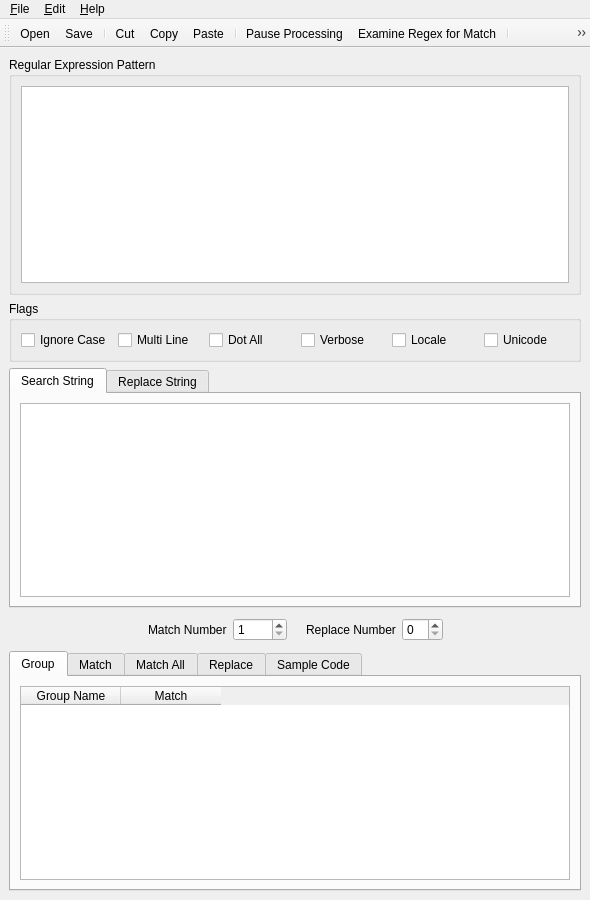
 <widget class="QMainWindow" name="KodosBA">
  <property name="geometry">
   <rect>
    <x>0</x>
    <y>0</y>
    <width>590</width>
    <height>900</height>
   </rect>
  </property>
  <property name="windowTitle">
   <string>Kodos - The Python Regex Debugger</string>
  </property>
  <property name="windowIcon">
   <iconset resource="../kodos.qrc">
    <normaloff>:/images/kodos_icon.png</normaloff>:/images/kodos_icon.png</iconset>
  </property>
  <property name="windowIconText">
   <string>Kodos</string>
  </property>
  <widget class="QWidget" name="widget">
   <layout class="QGridLayout">
    <item row="0" column="0">
     <widget class="QGroupBox" name="groupBox1">
      <property name="sizePolicy">
       <sizepolicy hsizetype="Expanding" vsizetype="Expanding">
        <horstretch>0</horstretch>
        <verstretch>0</verstretch>
       </sizepolicy>
      </property>
      <property name="title">
       <string>Regular Expression Pattern</string>
      </property>
      <layout class="QGridLayout">
       <item row="0" column="0">
        <widget class="QPlainTextEdit" name="regexMultiLineEdit"/>
       </item>
      </layout>
     </widget>
    </item>
    <item row="5" column="0">
     <widget class="QTabWidget" name="resultTabWidget">
      <property name="currentIndex">
       <number>0</number>
      </property>
      <widget class="QWidget" name="tab">
       <attribute name="title">
        <string>Group</string>
       </attribute>
       <layout class="QGridLayout">
        <item row="0" column="0">
         <widget class="QTableWidget" name="groupTable">
          <property name="selectionMode">
           <enum>QAbstractItemView::SingleSelection</enum>
          </property>
          <column>
           <property name="text">
            <string>Group Name</string>
           </property>
          </column>
          <column>
           <property name="text">
            <string>Match</string>
           </property>
          </column>
         </widget>
        </item>
       </layout>
      </widget>
      <widget class="QWidget" name="tab">
       <attribute name="title">
        <string>Match</string>
       </attribute>
       <layout class="QGridLayout">
        <item row="0" column="0">
         <widget class="QTextBrowser" name="matchTextBrowser"/>
        </item>
       </layout>
      </widget>
      <widget class="QWidget" name="TabPage">
       <attribute name="title">
        <string>Match All</string>
       </attribute>
       <layout class="QGridLayout">
        <item row="0" column="0">
         <widget class="QTextBrowser" name="matchAllTextBrowser"/>
        </item>
       </layout>
      </widget>
      <widget class="QWidget" name="TabPage">
       <attribute name="title">
        <string>Replace</string>
       </attribute>
       <layout class="QVBoxLayout">
        <item>
         <widget class="QTextBrowser" name="replaceTextBrowser"/>
        </item>
       </layout>
      </widget>
      <widget class="QWidget" name="TabPage">
       <attribute name="title">
        <string>Sample Code</string>
       </attribute>
       <layout class="QGridLayout">
        <item row="0" column="0">
         <widget class="QTextBrowser" name="codeTextBrowser"/>
        </item>
       </layout>
      </widget>
     </widget>
    </item>
    <item row="3" column="0">
     <widget class="QTabWidget" name="tabWidget3">
      <widget class="QWidget" name="tab">
       <attribute name="title">
        <string>Search String</string>
       </attribute>
       <layout class="QGridLayout">
        <item row="0" column="0">
         <widget class="QPlainTextEdit" name="stringMultiLineEdit"/>
        </item>
       </layout>
      </widget>
      <widget class="QWidget" name="tab">
       <attribute name="title">
        <string>Replace String</string>
       </attribute>
       <layout class="QGridLayout">
        <item row="0" column="0">
         <widget class="QTextEdit" name="replaceTextEdit"/>
        </item>
       </layout>
      </widget>
     </widget>
    </item>
    <item row="4" column="0">
     <layout class="QHBoxLayout">
      <item>
       <spacer name="spacer1">
        <property name="orientation">
         <enum>Qt::Horizontal</enum>
        </property>
        <property name="sizeType">
         <enum>QSizePolicy::Expanding</enum>
        </property>
        <property name="sizeHint" stdset="0">
         <size>
          <width>70</width>
          <height>31</height>
         </size>
        </property>
       </spacer>
      </item>
      <item>
       <widget class="QLabel" name="textLabel1">
        <property name="text">
         <string>Match Number</string>
        </property>
        <property name="wordWrap">
         <bool>false</bool>
        </property>
       </widget>
      </item>
      <item>
       <widget class="QSpinBox" name="matchNumberSpinBox">
        <property name="minimum">
         <number>1</number>
        </property>
        <property name="maximum">
         <number>9999</number>
        </property>
       </widget>
      </item>
      <item>
       <widget class="QLabel" name="spacerLabel">
        <property name="pixmap">
         <pixmap>image1</pixmap>
        </property>
        <property name="wordWrap">
         <bool>false</bool>
        </property>
       </widget>
      </item>
      <item>
       <widget class="QLabel" name="replaceLabel">
        <property name="text">
         <string>Replace Number</string>
        </property>
        <property name="wordWrap">
         <bool>false</bool>
        </property>
       </widget>
      </item>
      <item>
       <widget class="QSpinBox" name="replaceNumberSpinBox"/>
      </item>
      <item>
       <spacer name="spacer3">
        <property name="orientation">
         <enum>Qt::Horizontal</enum>
        </property>
        <property name="sizeType">
         <enum>QSizePolicy::Expanding</enum>
        </property>
        <property name="sizeHint" stdset="0">
         <size>
          <width>118</width>
          <height>21</height>
         </size>
        </property>
       </spacer>
      </item>
     </layout>
    </item>
    <item row="1" column="0">
     <widget class="QGroupBox" name="groupBox">
      <property name="title">
       <string>Flags</string>
      </property>
      <layout class="QHBoxLayout" name="horizontalLayout">
       <item>
        <widget class="QCheckBox" name="ignorecaseCheckBox">
         <property name="toolTip">
          <string>Perform case-insensitive matching; expressions like [A-Z] will match
lowercase letters, too. This is not affected by the current locale.</string>
         </property>
         <property name="text">
          <string>Ignore Case</string>
         </property>
        </widget>
       </item>
       <item>
        <widget class="QCheckBox" name="multilineCheckBox">
         <property name="toolTip">
          <string>When specified, the pattern character &quot;^&quot; matches at the beginning of the 
string and at the beginning of each line (immediately following each newline); 
and the pattern character &quot;$&quot; matches at the end of the string and at the end 
of each line (immediately preceding each newline). By default, &quot;^&quot; matches 
only at the beginning of the string, and &quot;$&quot; only at the end of the string and 
immediately before the newline (if any) at the end of the string.</string>
         </property>
         <property name="text">
          <string>Multi Line</string>
         </property>
        </widget>
       </item>
       <item>
        <widget class="QCheckBox" name="dotallCheckBox">
         <property name="toolTip">
          <string>Make the &quot;.&quot; special character match any character at all, including a 
newline; without this flag, &quot;.&quot; will match anything except a newline.</string>
         </property>
         <property name="text">
          <string>Dot All</string>
         </property>
        </widget>
       </item>
       <item>
        <widget class="QCheckBox" name="verboseCheckBox">
         <property name="toolTip">
          <string>This flag allows you to write regular expressions that look nicer. Whitespace 
within the pattern is ignored, except when in a character class or preceded by 
an unescaped backslash, and, when a line contains a &quot;#&quot; neither in a character
class or preceded by an unescaped backslash, all characters from the leftmost 
such &quot;#&quot; through the end of the line are ignored.</string>
         </property>
         <property name="text">
          <string>Verbose</string>
         </property>
        </widget>
       </item>
       <item>
        <widget class="QCheckBox" name="localeCheckBox">
         <property name="toolTip">
          <string>Make \w, \W, \b, and \B dependent on the current locale.</string>
         </property>
         <property name="text">
          <string>Locale</string>
         </property>
        </widget>
       </item>
       <item>
        <widget class="QCheckBox" name="unicodeCheckBox">
         <property name="toolTip">
          <string>&quot;Make \w, \W, \b, and \B dependent on the Unicode character properties 
database. New in Python version 2.0.</string>
         </property>
         <property name="text">
          <string>Unicode</string>
         </property>
        </widget>
       </item>
      </layout>
     </widget>
    </item>
   </layout>
  </widget>
  <widget class="QToolBar" name="toolBar">
   <property name="toolButtonStyle">
    <enum>Qt::ToolButtonIconOnly</enum>
   </property>
   <attribute name="toolBarArea">
    <enum>TopToolBarArea</enum>
   </attribute>
   <attribute name="toolBarBreak">
    <bool>false</bool>
   </attribute>
   <addaction name="fileOpenAction"/>
   <addaction name="fileSaveAction"/>
   <addaction name="separator"/>
   <addaction name="editCutAction"/>
   <addaction name="editCopyAction"/>
   <addaction name="editPasteAction"/>
   <addaction name="separator"/>
   <addaction name="editPauseAction"/>
   <addaction name="examineAction"/>
   <addaction name="separator"/>
   <addaction name="helpRegexReferenceAction"/>
   <addaction name="helpRegexLibAction"/>
  </widget>
  <widget class="QMenuBar" name="menubar">
   <property name="geometry">
    <rect>
     <x>0</x>
     <y>0</y>
     <width>590</width>
     <height>24</height>
    </rect>
   </property>
   <widget class="QMenu" name="fileMenu">
    <property name="title">
     <string>&amp;File</string>
    </property>
    <addaction name="fileNewAction"/>
    <addaction name="fileOpenAction"/>
    <addaction name="fileSaveAction"/>
    <addaction name="fileSaveAsAction"/>
    <addaction name="separator"/>
    <addaction name="FileRevertAction"/>
    <addaction name="separator"/>
    <addaction name="fileImportFileAction"/>
    <addaction name="fileImportURLAction"/>
    <addaction name="separator"/>
    <addaction name="fileExitAction"/>
    <addaction name="separator"/>
   </widget>
   <widget class="QMenu" name="editMenu">
    <property name="title">
     <string>&amp;Edit</string>
    </property>
    <addaction name="editUndoAction"/>
    <addaction name="editRedoAction"/>
    <addaction name="separator"/>
    <addaction name="editCutAction"/>
    <addaction name="editCopyAction"/>
    <addaction name="editPasteAction"/>
    <addaction name="separator"/>
    <addaction name="examineAction"/>
    <addaction name="editPauseAction"/>
    <addaction name="separator"/>
    <addaction name="editPreferencesAction"/>
   </widget>
   <widget class="QMenu" name="helpMenu">
    <property name="title">
     <string>&amp;Help</string>
    </property>
    <addaction name="separator"/>
    <addaction name="helpHelpAction"/>
    <addaction name="helpPythonHelpAction"/>
    <addaction name="separator"/>
    <addaction name="helpRegexReferenceAction"/>
    <addaction name="helpRegexLibAction"/>
    <addaction name="separator"/>
    <addaction name="helpVisitWebsiteAction"/>
    <addaction name="helpCheckForUpdateAction"/>
    <addaction name="helpReportBugAction"/>
    <addaction name="separator"/>
    <addaction name="helpAboutAction"/>
   </widget>
   <addaction name="fileMenu"/>
   <addaction name="editMenu"/>
   <addaction name="helpMenu"/>
  </widget>
  <action name="fileNewAction">
   <property name="icon">
    <iconset resource="../kodos.qrc">
     <normaloff>:/images/document-new.png</normaloff>:/images/document-new.png</iconset>
   </property>
   <property name="text">
    <string>&amp;New</string>
   </property>
   <property name="iconText">
    <string>New</string>
   </property>
   <property name="shortcut">
    <string>Ctrl+N</string>
   </property>
   <property name="name" stdset="0">
    <cstring>fileNewAction</cstring>
   </property>
  </action>
  <action name="fileOpenAction">
   <property name="icon">
    <iconset resource="../kodos.qrc">
     <normaloff>:/images/document-open.png</normaloff>:/images/document-open.png</iconset>
   </property>
   <property name="text">
    <string>&amp;Open...</string>
   </property>
   <property name="iconText">
    <string>Open</string>
   </property>
   <property name="shortcut">
    <string>Ctrl+O</string>
   </property>
  </action>
  <action name="fileSaveAction">
   <property name="icon">
    <iconset resource="../kodos.qrc">
     <normaloff>:/images/document-save.png</normaloff>:/images/document-save.png</iconset>
   </property>
   <property name="text">
    <string>&amp;Save</string>
   </property>
   <property name="iconText">
    <string>Save</string>
   </property>
   <property name="shortcut">
    <string>Ctrl+S</string>
   </property>
   <property name="name" stdset="0">
    <cstring>fileSaveAction</cstring>
   </property>
  </action>
  <action name="fileSaveAsAction">
   <property name="icon">
    <iconset resource="../kodos.qrc">
     <normaloff>:/images/document-save-as.png</normaloff>:/images/document-save-as.png</iconset>
   </property>
   <property name="text">
    <string>Save &amp;As...</string>
   </property>
   <property name="iconText">
    <string>Save As</string>
   </property>
   <property name="shortcut">
    <string/>
   </property>
   <property name="name" stdset="0">
    <cstring>fileSaveAsAction</cstring>
   </property>
  </action>
  <action name="fileExitAction">
   <property name="text">
    <string>E&amp;xit</string>
   </property>
   <property name="iconText">
    <string>Exit</string>
   </property>
   <property name="shortcut">
    <string/>
   </property>
   <property name="name" stdset="0">
    <cstring>fileExitAction</cstring>
   </property>
  </action>
  <action name="editUndoAction">
   <property name="icon">
    <iconset resource="../kodos.qrc">
     <normaloff>:/images/edit-undo.png</normaloff>:/images/edit-undo.png</iconset>
   </property>
   <property name="text">
    <string>&amp;Undo</string>
   </property>
   <property name="iconText">
    <string>Undo</string>
   </property>
   <property name="shortcut">
    <string>Ctrl+Z</string>
   </property>
  </action>
  <action name="editRedoAction">
   <property name="icon">
    <iconset resource="../kodos.qrc">
     <normaloff>:/images/edit-redo.png</normaloff>:/images/edit-redo.png</iconset>
   </property>
   <property name="text">
    <string>&amp;Redo</string>
   </property>
   <property name="iconText">
    <string>Redo</string>
   </property>
   <property name="shortcut">
    <string>Ctrl+Y</string>
   </property>
  </action>
  <action name="editCutAction">
   <property name="icon">
    <iconset resource="../kodos.qrc">
     <normaloff>:/images/edit-cut.png</normaloff>:/images/edit-cut.png</iconset>
   </property>
   <property name="text">
    <string>&amp;Cut</string>
   </property>
   <property name="iconText">
    <string>Cut</string>
   </property>
   <property name="shortcut">
    <string>Ctrl+X</string>
   </property>
  </action>
  <action name="editCopyAction">
   <property name="icon">
    <iconset resource="../kodos.qrc">
     <normaloff>:/images/edit-copy.png</normaloff>:/images/edit-copy.png</iconset>
   </property>
   <property name="text">
    <string>C&amp;opy</string>
   </property>
   <property name="iconText">
    <string>Copy</string>
   </property>
   <property name="shortcut">
    <string>Ctrl+C</string>
   </property>
  </action>
  <action name="editPasteAction">
   <property name="icon">
    <iconset resource="../kodos.qrc">
     <normaloff>:/images/edit-paste.png</normaloff>:/images/edit-paste.png</iconset>
   </property>
   <property name="text">
    <string>&amp;Paste</string>
   </property>
   <property name="iconText">
    <string>Paste</string>
   </property>
   <property name="shortcut">
    <string>Ctrl+V</string>
   </property>
  </action>
  <action name="examineAction">
   <property name="checkable">
    <bool>true</bool>
   </property>
   <property name="icon">
    <iconset resource="../kodos.qrc">
     <normaloff>:/images/page-zoom.png</normaloff>:/images/page-zoom.png</iconset>
   </property>
   <property name="text">
    <string>E&amp;xamine Regex</string>
   </property>
   <property name="iconText">
    <string>Examine Regex for Match</string>
   </property>
  </action>
  <action name="helpContentsAction">
   <property name="text">
    <string>&amp;Contents...</string>
   </property>
   <property name="iconText">
    <string>Contents</string>
   </property>
   <property name="shortcut">
    <string/>
   </property>
   <property name="name" stdset="0">
    <cstring>helpContentsAction</cstring>
   </property>
  </action>
  <action name="helpIndexAction">
   <property name="text">
    <string>&amp;Index...</string>
   </property>
   <property name="iconText">
    <string>Index</string>
   </property>
   <property name="shortcut">
    <string/>
   </property>
   <property name="name" stdset="0">
    <cstring>helpIndexAction</cstring>
   </property>
  </action>
  <action name="helpAboutAction">
   <property name="text">
    <string>&amp;About</string>
   </property>
   <property name="iconText">
    <string>About</string>
   </property>
   <property name="shortcut">
    <string/>
   </property>
   <property name="name" stdset="0">
    <cstring>helpAboutAction</cstring>
   </property>
  </action>
  <action name="regexChangedAction">
   <property name="text">
    <string>Action</string>
   </property>
   <property name="iconText">
    <string>Action</string>
   </property>
   <property name="name" stdset="0">
    <cstring>regexChangedAction</cstring>
   </property>
  </action>
  <action name="editPauseAction">
   <property name="checkable">
    <bool>true</bool>
   </property>
   <property name="icon">
    <iconset resource="../kodos.qrc">
     <normaloff>:/images/media-playback-pause.png</normaloff>:/images/media-playback-pause.png</iconset>
   </property>
   <property name="text">
    <string>Pause Processing</string>
   </property>
   <property name="iconText">
    <string>Pause Processing</string>
   </property>
   <property name="shortcut">
    <string>Ctrl+P</string>
   </property>
  </action>
  <action name="editPreferencesAction">
   <property name="text">
    <string>Preferences</string>
   </property>
   <property name="iconText">
    <string>Preferences</string>
   </property>
  </action>
  <action name="helpHelpAction">
   <property name="icon">
    <iconset resource="../kodos.qrc">
     <normaloff>:/images/help.png</normaloff>:/images/help.png</iconset>
   </property>
   <property name="text">
    <string>Help</string>
   </property>
   <property name="iconText">
    <string>Help</string>
   </property>
   <property name="shortcut">
    <string>Ctrl+/</string>
   </property>
   <property name="name" stdset="0">
    <cstring>helpHelpAction</cstring>
   </property>
  </action>
  <action name="helpPythonHelpAction">
   <property name="text">
    <string>&amp;Python Regex Help</string>
   </property>
   <property name="iconText">
    <string>Python Regex Help</string>
   </property>
   <property name="name" stdset="0">
    <cstring>helpPythonHelpAction</cstring>
   </property>
  </action>
  <action name="helpRegexReferenceAction">
   <property name="icon">
    <iconset resource="../kodos.qrc">
     <normaloff>:/images/book.png</normaloff>:/images/book.png</iconset>
   </property>
   <property name="text">
    <string>&amp;Regex Reference Guide</string>
   </property>
   <property name="iconText">
    <string>Regex Reference Guide</string>
   </property>
   <property name="shortcut">
    <string>Ctrl+R</string>
   </property>
   <property name="name" stdset="0">
    <cstring>helpRegexReferenceAction</cstring>
   </property>
  </action>
  <action name="helpVisitWebsiteAction">
   <property name="icon">
    <iconset resource="../kodos.qrc">
     <normaloff>:/images/kodos_icon.png</normaloff>:/images/kodos_icon.png</iconset>
   </property>
   <property name="text">
    <string>&amp;Visit Kodos Website</string>
   </property>
   <property name="iconText">
    <string>&amp;Visit Kodos Website</string>
   </property>
   <property name="name" stdset="0">
    <cstring>helpVisitWebsiteAction</cstring>
   </property>
  </action>
  <action name="helpCheckForUpdateAction">
   <property name="text">
    <string>&amp;Check for Kodos Update</string>
   </property>
   <property name="iconText">
    <string>Check for Kodos Update</string>
   </property>
   <property name="name" stdset="0">
    <cstring>helpCheckForUpdateAction</cstring>
   </property>
  </action>
  <action name="helpReportBugAction">
   <property name="text">
    <string>Report a &amp;Bug</string>
   </property>
   <property name="iconText">
    <string>Report a Bug</string>
   </property>
   <property name="name" stdset="0">
    <cstring>helpReportBugAction</cstring>
   </property>
  </action>
  <action name="noopAction">
   <property name="enabled">
    <bool>true</bool>
   </property>
   <property name="icon">
    <iconset>
     <normaloff>image15</normaloff>image15</iconset>
   </property>
   <property name="text">
    <string/>
   </property>
   <property name="iconText">
    <string/>
   </property>
   <property name="name" stdset="0">
    <cstring>noopAction</cstring>
   </property>
  </action>
  <action name="fileImportFileAction">
   <property name="text">
    <string>Import &amp;File</string>
   </property>
   <property name="iconText">
    <string>Import File</string>
   </property>
   <property name="name" stdset="0">
    <cstring>fileImportFileAction</cstring>
   </property>
  </action>
  <action name="fileImportURLAction">
   <property name="text">
    <string>Import &amp;URL</string>
   </property>
   <property name="iconText">
    <string>Import URL</string>
   </property>
   <property name="name" stdset="0">
    <cstring>fileImportURLAction</cstring>
   </property>
  </action>
  <action name="helpRegexLibAction">
   <property name="icon">
    <iconset resource="../kodos.qrc">
     <normaloff>:/images/library.png</normaloff>:/images/library.png</iconset>
   </property>
   <property name="text">
    <string>Regex &amp;Library</string>
   </property>
   <property name="iconText">
    <string>Regex Library</string>
   </property>
   <property name="toolTip">
    <string>Open the Regex Library</string>
   </property>
   <property name="shortcut">
    <string>Ctrl+L</string>
   </property>
   <property name="name" stdset="0">
    <cstring>helpRegexLibAction</cstring>
   </property>
  </action>
  <action name="FileRevertAction">
   <property name="text">
    <string>&amp;Revert Kodos File</string>
   </property>
   <property name="iconText">
    <string>Revert Kodos File</string>
   </property>
   <property name="name" stdset="0">
    <cstring>FileRevertAction</cstring>
   </property>
  </action>
 </widget>
